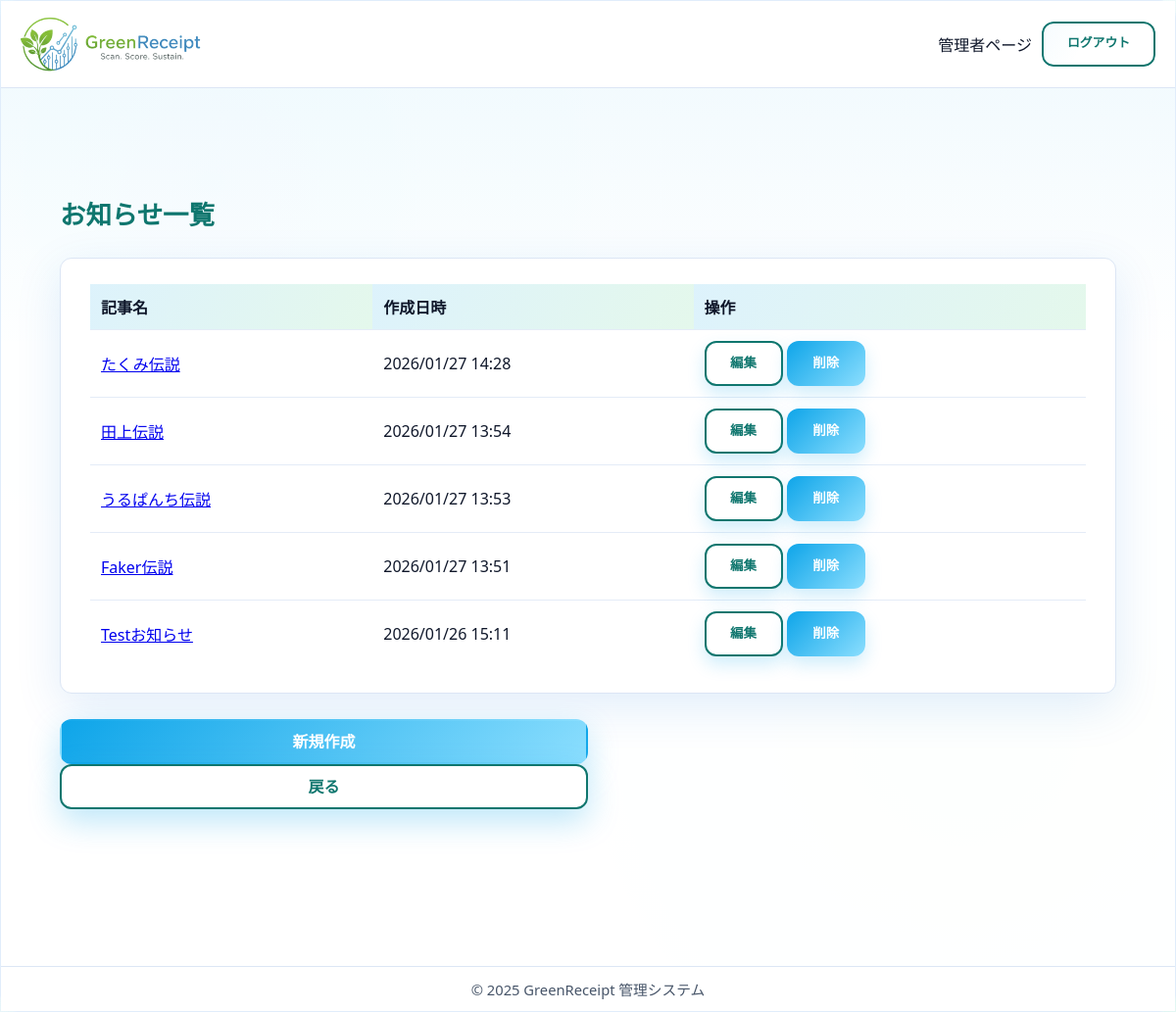
Screenshot of /staff/announcements/ (signed in) with the database file from the repository.
### core/models.py (models this page shows, shortened)
class Announcement(models.Model):
    title = models.CharField(max_length=100, verbose_name='記事名')
    content = models.TextField(verbose_name='内容')
    file = models.FileField(
        upload_to='announcements/', null=True, blank=True, verbose_name='ファイル')
    created_at = models.DateTimeField(auto_now_add=True, verbose_name='作成日時')
    class Meta:
        verbose_name = 'お知らせ'
        verbose_name_plural = 'お知らせ'

### core/views.py (the view)
# urls.py: path("staff/announcements/", views.announcement_list, name="announcement_list"),
@staff_member_required
def announcement_list(request):
    announcements = Announcement.objects.all().order_by('-created_at')
    return render(request, 'admin/announcement_list.html', {'announcements': announcements})

### core/templates/admin/announcement_list.html (shortened to what this page needs)
{% extends 'admin/admin_base.html' %}
{% block content %}
  <main class="dashboard-main">
  <div class="container-fluid dashboard-section mt-4 px-4">
      <div class="d-flex justify-content-between align-items-center mb-3">
        <h1>お知らせ一覧</h1>
      </div>
      <div class="card">
        <div class="card-body">
          <table class="table">
            <thead>
              <tr>
                <th>記事名</th>
                <th>作成日時</th>
                <th>操作</th>
              </tr>
            </thead>
            <tbody>
              {% for announcement in announcements %}
              <tr>
                <td><a href="{% url 'core:announcement_detail' announcement.id %}">{{ announcement.title }}</a></td>
                <td>{{ announcement.created_at|date:"Y/m/d H:i" }}</td>
                <td>
                  <a href="{% url 'core:announcement_update' announcement.id %}" class="btn btn-secondary btn-sm btn-action">編集</a>
                  <a href="{% url 'core:announcement_delete' announcement.id %}" class="btn btn-danger btn-sm btn-action" onclick="return confirm('「{{ announcement.title }}」を本当に削除してもよろしいですか？');">削除</a>
                </td>
              </tr>
              {% endfor %}
            </tbody>
          </table>
        </div>
      </div>
      <a href="{% url 'core:announcement_create' %}" class="btn btn-primary">新規作成</a>
      <a href="{% url 'core:staff_index' %}" class="btn btn-secondary mt-3">戻る</a>
    </div>
  </main>
{% endblock %}

### core/templates/admin/admin_base.html (shortened to what this page needs)
{% load static %}
<!DOCTYPE html>
<html lang="ja">
  <head>
    <link rel="stylesheet" href="{% static 'css/style.css' %}?v=2.10" />
    <link rel="stylesheet" href="{% static 'css/admin.css' %}?v=2.14" />
  </head>
  <body>
    <div class="admin-container">
      <header class="admin-header">
        <div class="admin-header-inner">
          <div class="logo-container">
            <a href="{% url 'core:index' %}">
              <img src="{% static 'img/logo.png' %}" alt="GreenReceipt ロゴ" class="logo small" />
            </a>
          </div>
          <div class="user-info desktop-only">
            {% if user.is_authenticated %}
              <span class="welcome">
                {% if user.role == 'store' %}
                  店舗ページ
                {% else %}
                  管理者ページ
                {% endif %}
              </span>
              <form method="post" action="{% url 'core:staff_logout' %}" class="logout-form">
                <button type="submit" class="btn-secondary logout-button">ログアウト</button>
              </form>
            {% endif %}
          </div>
        </div>
      </header>
      <main class="admin-main">
        {% block content %}
        {% endblock %}
      </main>
      <footer class="admin-footer">
        <p>© 2025 GreenReceipt 管理システム</p>
      </footer>
    </div>
  </body>
</html>

### core/static/css/style.css (style rules this page uses)
:root { --bg-1: #f3f9ff; --bg-2: #f2fff8; --panel: rgba(255, 255, 255, 0.9); --panel-strong: rgba(255, 255, 255, 0.96); --border: rgba(9, 109, 217, 0.12); --shadow: 0 14px 48px rgba(9, 109, 217, 0.12); --shadow-strong: 0 22px 60px rgba(9, 109, 217, 0.18); --text: #0f172a; --muted: #475569; --accent: #79ca69; --accent-2: #0f766e; --success: #22c55e; --danger: #ef4444; --radius-lg: 18px; --radius-md: 12px; --radius-sm: 10px; }
* { box-sizing: border-box; margin: 0; padding: 0; }
html, body { height: 100%; width: 100%; overflow-x: hidden; }
body { font-family: "Poppins", "Segoe UI", "\u30E1\u30A4\u30EA\u30AA", "Hiragino Kaku Gothic ProN", sans-serif; text-align: center; min-height: 100vh; margin: 0; padding-top: 0; color: var(--text); background: radial-gradient(circle at 12% 18%, rgba(14, 165, 233, 0.16), transparent 32%), radial-gradient(circle at 80% 8%, rgba(34, 197, 94, 0.12), transparent 28%), radial-gradient(circle at 76% 72%, rgba(14, 165, 233, 0.12), transparent 32%), linear-gradient(135deg, var(--bg-1), var(--bg-2)); -webkit-font-smoothing: antialiased; -moz-osx-font-smoothing: grayscale; }
header { padding: 12px 16px; top: 0; left: 0; z-index: 900; background: rgba(255, 255, 255, 0.95); backdrop-filter: blur(5px); width: 100%; }
.logo-container { flex-shrink: 0; }
.logo { height: auto; margin: 0; transition: transform 0.3s ease; }
.logo.small { width: 170px; height: auto; }
.user-info.desktop-only { display: none; }
@media (min-width: 768px) { .user-info.desktop-only { display: flex; align-items: center; gap: 10px; margin-left: auto; } }
button, .btn { display: inline-block; background: linear-gradient(135deg, var(--accent), #8bdefe); color: #fff; border: none; border-radius: 14px; font-weight: 700; cursor: pointer; transition: transform 0.25s ease, box-shadow 0.25s ease, filter 0.2s ease; font-size: 1rem; box-shadow: 0 12px 32px rgba(14, 165, 233, 0.28); }
button { padding: 8px 40px; }
.btn { width: 50%; padding: 13px; border-radius: 14px; text-decoration: none; }
.btn-action { min-width: 80px; text-align: center; }
.logout-button { padding: 4px 8px; font-size: .8em; white-space: nowrap; width: auto; background: #fff; color: var(--accent-2); border: 1px solid rgba(15, 118, 110, 0.3); box-shadow: none; }
.btn-sm { padding: 6px 12px; font-size: 0.84em; width: auto; box-shadow: 0 8px 18px rgba(14, 165, 233, 0.2); }
:root { --nav-h: 100px; }
footer { margin-top: auto; }
main { display: flex; flex-direction: column; align-items: center; justify-content: center; width: 100%; height: 100%; padding: 24px; gap: 16px; }
form { width: 92%; max-width: 380px; margin: auto; background: var(--panel-strong); border-radius: 18px; padding: 26px 22px; border: 1px solid var(--border); box-shadow: var(--shadow); animation: scaleIn 0.5s ease-out; position: relative; overflow: hidden; }
form::before { content: ""; position: absolute; inset: 0; background: linear-gradient(120deg, rgba(14, 165, 233, 0.04), transparent 40%); pointer-events: none; }
img, video, canvas { max-width: 100%; height: auto; display: block; }
.container, .wrapper, main, form { max-width: 100%; }
.logout-form { background: none; padding: 0; margin: 0; box-shadow: none; border: none; display: inline; }
.welcome { white-space: nowrap; }
header .logo { width: 190px; height: auto; }
@media (min-width: 768px) { header .logo { width: 270px; } }
@media (min-width: 768px) { .user-info.desktop-only .welcome { text-overflow: ellipsis; white-space: nowrap; max-width: 28ch; } }
main.dashboard-main { justify-content: flex-start; align-items: stretch; padding: 44px 0 90px 0; }
.btn-secondary { display: inline-block; background: #fff; border: 2px solid var(--accent-2); color: var(--accent-2); border-radius: 10px; padding: 9px 20px; margin-top: 20px; text-decoration: none; transition: all 0.25s ease; }

### rows the page displays
Announcement: title "たくみ伝説", created_at "2026/01/27 14:28"
Announcement: title "田上伝説", created_at "2026/01/27 13:54"
Announcement: title "うるぱんち伝説", created_at "2026/01/27 13:53"
Announcement: title "Faker伝説", created_at "2026/01/27 13:51"
Announcement: title "Testお知らせ", created_at "2026/01/26 15:11"
